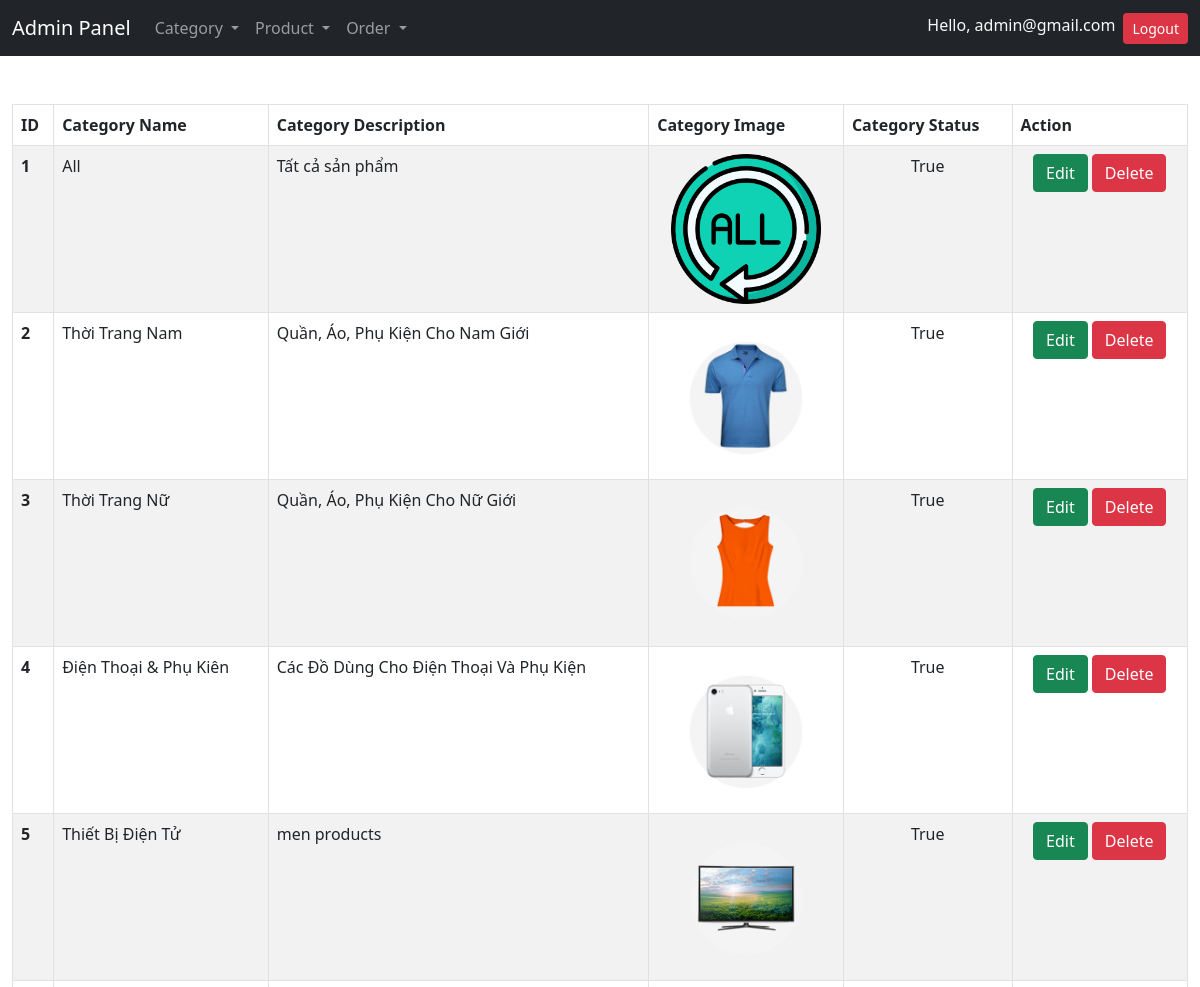
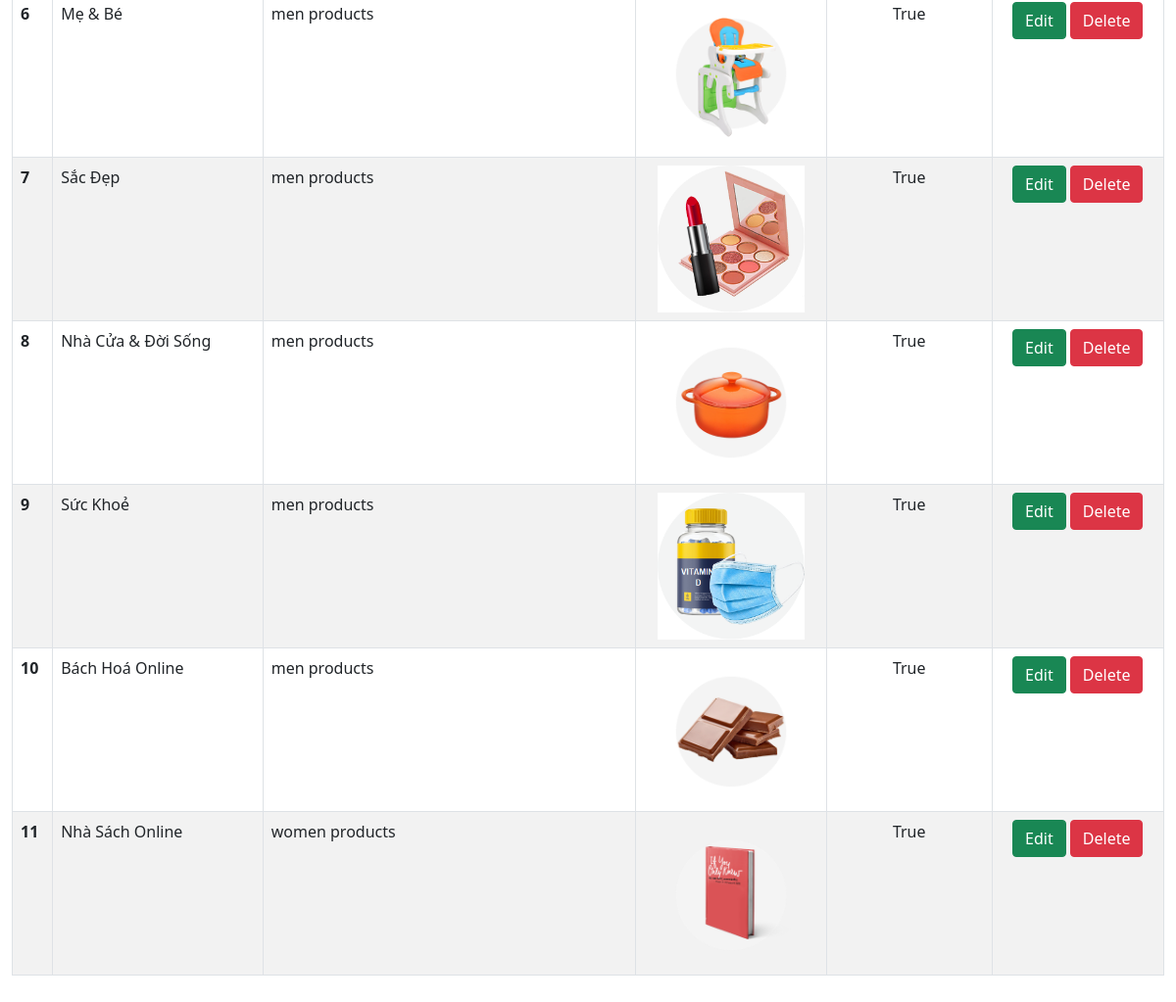
The app's page /admin/panel/category/manage_cat.php (signed in) with its own data (2 pictures, top to bottom).
### tables this page shows
CREATE TABLE `table_cat` (
  `id` int NOT NULL AUTO_INCREMENT,
  `catName` nvarchar(255) NOT NULL,
  `catDesc` nvarchar(255) NOT NULL,
  `catImg` nvarchar(255) NOT NULL,
  `catStatus` nvarchar(255) NOT NULL,
  PRIMARY KEY (`id`)
);

### admin/panel/includes/utils.php (called while the page is built, shortened)
<?php
class AdminUtils
{
    private  $conn;
    public function __construct()
    {
        $DB_NAME = "shop";
        $DB_USER = "root";
        $DB_PASS = "";
        $DB_HOST = "localhost";
        $this->conn = mysqli_connect($DB_HOST, $DB_USER, $DB_PASS, $DB_NAME);
    }
    function displayCatData(){
        $query = "SELECT * FROM table_cat";
        $result = mysqli_query($this->conn, $query);
        if (!$result) {
            $response["code"] = "999";
            $response["status"] = "false";
            $response["msg"] = "no data";
            return $response;
        }else {
            return $result;
        }
    }
}

### admin/panel/category/manage_cat.php (the view, shortened to what this page needs)
<?php include("../includes/header.php"); ?>
<?php
include("../includes/utils.php");
$util = new AdminUtils();
$data = $util->displayCatData();
?>
<main>
    <div class="container-fluid my-5">
        <div class="table-responsive">
            <table class="table table-bordered table-striped">
                <thead class="thead-dark">
                    <tr>
                        <th scope="col">ID</th>
                        <th scope="col">Category Name</th>
                        <th scope="col">Category Description</th>
                        <th scope="col">Category Image</th>
                        <th scope="col">Category Status</th>
                        <th scope="col">Action</th>
                    </tr>
                </thead>
                <tbody>
                    <?php
                    while ($row = mysqli_fetch_assoc($data)) {
                    ?>
                        <tr>
                            <th scope="row"><?php echo $row['id'];  ?></th>
                            <td><?php echo $row['catName'];  ?></td>
                            <td><?php echo $row['catDesc'];  ?></td>
                            <td class="text-center"><img src="uploads/<?php echo $row['catImg']; ?>" style="width: 150px;" height="100%" alt=""></td>
                            <td class="text-center">True</td>
                            <td class="text-center">
                                <button data-toggle="modal" class="btn btn-success" data-target="#exampleModal<?php echo $row['id']; ?>">
                                    Edit
                                </button>
                                <a href="?status=delete&id=<?php echo $row['id'];  ?>" name="deleteCat" class=" btn btn-danger">
                                    Delete
                                </a>
                            </td>
                        </tr>
                    <?php  }  ?>
                </tbody>
            </table>
        </div>
    </div>
</main>
<?php include("../includes/footer.php"); ?>

### admin/panel/includes/header.php (shortened to what this page needs)
<!doctype html>
<html lang="en">
<head>
    <link href="https://cdn.jsdelivr.net/npm/bootstrap@5.0.2/dist/css/bootstrap.min.css" rel="stylesheet">
</head>
<body>
    <head>
        <nav class="navbar navbar-expand-lg navbar-dark bg-dark">
            <div class="container-fluid">
                <a class="navbar-brand" href="../dashboard.php">Admin Panel</a>
                <div class="collapse navbar-collapse" id="navbarSupportedContent">
                    <ul class="navbar-nav me-auto mb-2 mb-lg-0">
                        <li class="nav-item dropdown">
                            <a class="nav-link dropdown-toggle" href="#" id="navbarDropdown" role="button" data-bs-toggle="dropdown" aria-expanded="false">
                                Category
                            </a>
                        </li>
                        <li class="nav-item dropdown">
                            <a class="nav-link dropdown-toggle" href="#" id="navbarDropdown" role="button" data-bs-toggle="dropdown" aria-expanded="false">
                                Product
                            </a>
                        </li>
                        <li class="nav-item dropdown">
                            <a class="nav-link dropdown-toggle" href="#" id="navbarDropdown" role="button" data-bs-toggle="dropdown" aria-expanded="false">
                                Order
                            </a>
                        </li>
                    </ul>
                    <form class="d-flex">
                        <label class="form-label text-light m-0 me-2">Hello, <?php echo $_SESSION['username']; ?></label>
                        <a href="../includes/logout.php" type="submit" name="logout" class="btn btn-danger btn-sm">Logout</a>
                    </form>
                </div>
            </div>
        </nav>
    </head>

### admin/panel/includes/footer.php (shortened to what this page needs)
</body>
</html>

### records on screen
table_cat: id "1", catName "All", catDesc "Tất cả sản phẩm", catImg (picture)
table_cat: id "2", catName "Thời Trang Nam", catDesc "Quần, Áo, Phụ Kiện Cho Nam Giới", catImg (picture)
table_cat: id "3", catName "Thời Trang Nữ", catDesc "Quần, Áo, Phụ Kiện Cho Nữ Giới", catImg (picture)
table_cat: id "4", catName "Điện Thoại & Phụ Kiên", catDesc "Các Đồ Dùng Cho Điện Thoại Và Phụ Kiện", catImg (picture)
table_cat: id "5", catName "Thiết Bị Điện Tử", catDesc "men products", catImg (picture)
table_cat: id "6", catName "Mẹ & Bé", catDesc "men products", catImg (picture)
table_cat: id "7", catName "Sắc Đẹp", catDesc "men products", catImg (picture)
table_cat: id "8", catName "Nhà Cửa & Đời Sống", catDesc "men products", catImg (picture)
table_cat: id "9", catName "Sức Khoẻ", catDesc "men products", catImg (picture)
table_cat: id "10", catName "Bách Hoá Online", catDesc "men products", catImg (picture)
table_cat: id "11", catName "Nhà Sách Online", catDesc "women products", catImg (picture)

### other values on screen
$_SESSION['username'] "admin@gmail.com"
